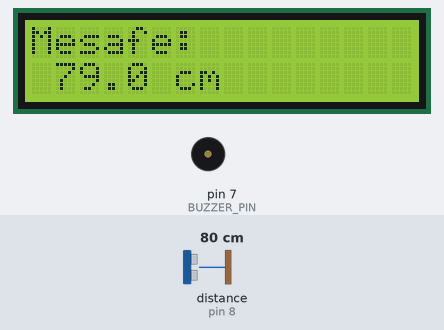
A sketch run on a simulated Arduino Uno, built with avr-gcc and run on an emulated ATmega328P. Shown: 16×2 character LCD, buzzer (waves = sounding). Wiring (inferred from the names in the program): ultrasonic range finder: trigger pin 9; echo pin 8. The test bench sets the inputs (shaded band); at power-on: distance to the obstacle (sensor on pin 8) 80 cm. The echo pulse lasts 58.3 µs per cm.

Above: at 1.2 s.
1.3 s: distance to the obstacle (sensor on pin 8) set to 35 cm
At 1.49 s:
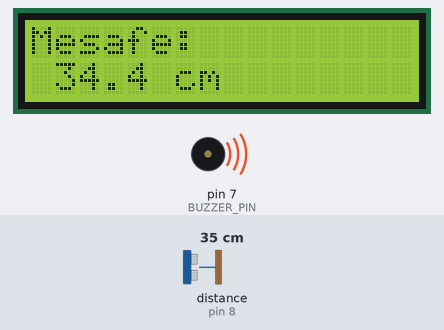
4.1 s: distance to the obstacle (sensor on pin 8) set to 2 cm
At 4.41 s:
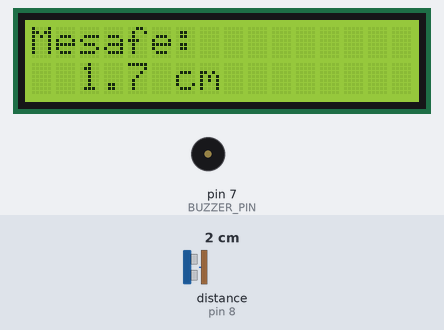
5.8 s: distance to the obstacle (sensor on pin 8) set to 35 cm
At 5.99 s:
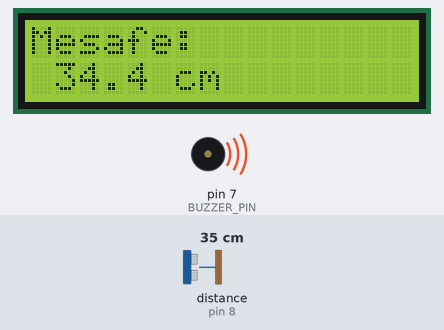
8.8 s: distance to the obstacle (sensor on pin 8) set to 46 cm
At 10.6 s:
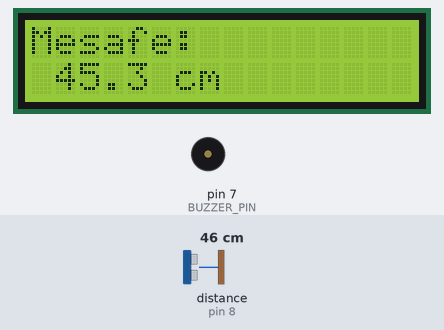
Timing chart, 0 to 12.1 s (numbered marks = the images above; inputs shaded):
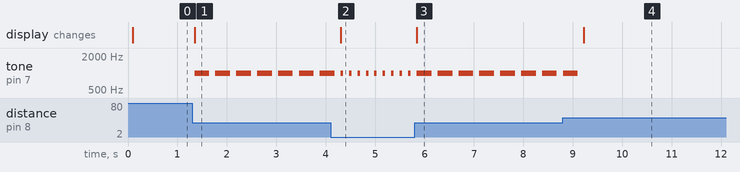

The sketch:

simple_parking_sensor.ino
```cpp
#include <Wire.h>
#include <LiquidCrystal_I2C.h>

#define TRIG_PIN 9
#define ECHO_PIN 8
#define BUZZER_PIN 7

const int SHORT_DISTANCE = 20;
const int MIDDLE_DISTANCE = 40;

LiquidCrystal_I2C lcd(0x27, 16, 2);

void setup() {
  lcd.init();
  lcd.backlight();
  lcd.setCursor(0, 0);
  lcd.print("Mesafe:");

  pinMode(TRIG_PIN, OUTPUT);
  pinMode(ECHO_PIN, INPUT);
  pinMode(BUZZER_PIN, OUTPUT);
}

void loop() {
  float distance = calculateDistance();

  char buffer[8];
  dtostrf(distance, 5, 1, buffer);
  lcd.setCursor(0, 1);
  lcd.print("            ");
  lcd.setCursor(0, 1);
  lcd.print(buffer);
  lcd.print(" cm");

  if (distance <= SHORT_DISTANCE) {
    tone(BUZZER_PIN, 1000);
    delay(50);
    noTone(BUZZER_PIN);
  } else if (distance <= MIDDLE_DISTANCE) {
    tone(BUZZER_PIN, 1000);
    delay(300);
    noTone(BUZZER_PIN);
  } else {
    noTone(BUZZER_PIN);
  }

  delay(100);
}

float calculateDistance() {
  digitalWrite(TRIG_PIN, LOW);
  delayMicroseconds(2);
  digitalWrite(TRIG_PIN, HIGH);
  delayMicroseconds(10);
  digitalWrite(TRIG_PIN, LOW);

  long duration = pulseIn(ECHO_PIN, HIGH);
  return duration * 0.034 / 2.0;
}
```

Measured:
- the behaviour switches between 40 and 41 cm on distance to the obstacle (sensor on pin 8) (found by bisection; images 3 and 4)
- after the input at 1.3 s, tone on pin 7 (BUZZER_PIN): alternates 1000 Hz for 0.30 s and silent for 0.12 s, starting after 0.05 s; the display: changes after 0.05 s (image 1)
- after the input at 4.1 s, tone on pin 7 (BUZZER_PIN): alternates 1000 Hz for 0.05 s and silent for 0.12 s, starting after 0.25 s; the display: changes after 0.20 s (image 2)
- after the input at 5.8 s, tone on pin 7 (BUZZER_PIN): alternates 1000 Hz for 0.30 s and silent for 0.12 s, starting after 0.34 s; the display: changes at once (image 3)
- after the input at 8.8 s, tone on pin 7 (BUZZER_PIN): goes on until 9.1 s, then stays silent; the display: changes after 0.43 s (image 4)
